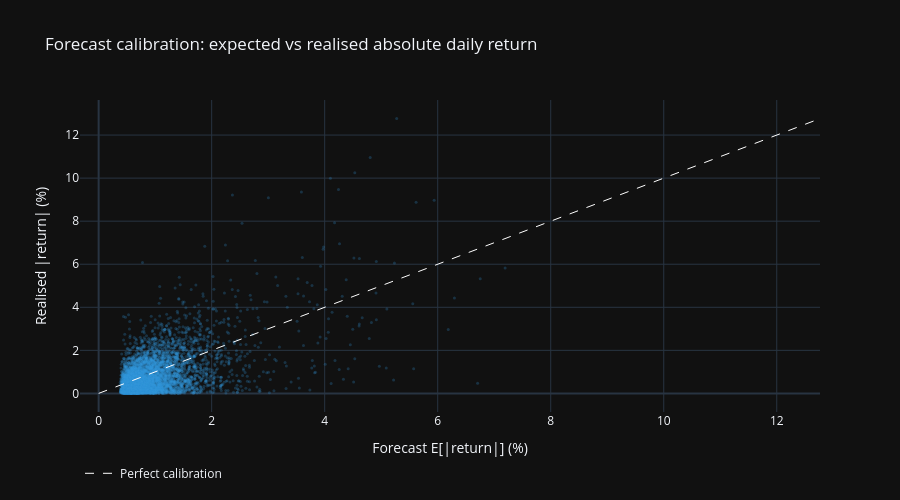

Notebook source saved alongside this figure:
### Code cell
# Predicted vs realised scatter
fig = go.Figure()

fig.add_trace(go.Scatter(
    x=forecast_abs * 100,
    y=realised_abs * 100,
    mode='markers',
    marker=dict(size=3, opacity=0.25, color='#3498db'),
    name='Daily observations',
    showlegend=False
))

# 45-degree reference line
line_max = float(max(forecast_abs.max(), realised_abs.max()) * 100)
fig.add_trace(go.Scatter(
    x=[0, line_max],
    y=[0, line_max],
    mode='lines',
    line=dict(dash='dash', color='white', width=1),
    name='Perfect calibration'
))

fig.update_layout(
    title='Forecast calibration: expected vs realised absolute daily return',
    xaxis_title='Forecast E[|return|] (%)',
    yaxis_title='Realised |return| (%)',
    height=500,
    legend=dict(orientation='h', y=-0.15)
)

fig.show()

### Figure 1 — Plotly figure (JSON) as saved in the notebook; plotly's stock layout.template omitted (floating-point values rounded to 4 significant figures; data arrays with more than 128 entries replaced by an {"elided": "..."} marker saying what was removed)
{"data": [{"marker": {"color": "#3498db", "opacity": 0.25, "size": 3}, "mode": "markers", "name": "Daily observations", "showlegend": false, "type": "scatter", "x": {"elided": "6441 float values"}, "y": {"elided": "6441 float values"}}, {"line": {"color": "white", "dash": "dash", "width": 1}, "mode": "lines", "name": "Perfect calibration", "type": "scatter", "x": [0, 12.77], "y": [0, 12.77]}], "layout": {"height": 500, "legend": {"orientation": "h", "y": -0.15}, "title": {"text": "Forecast calibration: expected vs realised absolute daily return"}, "xaxis": {"title": {"text": "Forecast E[|return|] (%)"}}, "yaxis": {"title": {"text": "Realised |return| (%)"}}}}
